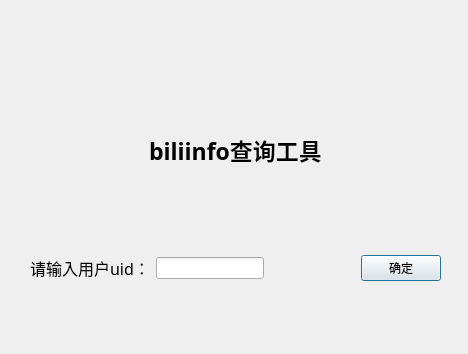
<?xml version="1.0" encoding="UTF-8"?>
<ui version="4.0">
 <class>Dialog</class>
 <widget class="QDialog" name="Dialog">
  <property name="geometry">
   <rect>
    <x>0</x>
    <y>0</y>
    <width>468</width>
    <height>354</height>
   </rect>
  </property>
  <property name="minimumSize">
   <size>
    <width>468</width>
    <height>354</height>
   </size>
  </property>
  <property name="maximumSize">
   <size>
    <width>468</width>
    <height>354</height>
   </size>
  </property>
  <property name="windowTitle">
   <string>biliinfo查询工具</string>
  </property>
  <widget class="QWidget" name="gridLayoutWidget">
   <property name="geometry">
    <rect>
     <x>30</x>
     <y>50</y>
     <width>411</width>
     <height>231</height>
    </rect>
   </property>
   <layout class="QGridLayout" name="gridLayout">
    <item row="1" column="0">
     <widget class="QLabel" name="stonetext2">
      <property name="sizePolicy">
       <sizepolicy hsizetype="Maximum" vsizetype="Preferred">
        <horstretch>0</horstretch>
        <verstretch>0</verstretch>
       </sizepolicy>
      </property>
      <property name="font">
       <font>
        <family>微软雅黑 Light</family>
        <pointsize>12</pointsize>
       </font>
      </property>
      <property name="text">
       <string notr="true">请输入用户uid：</string>
      </property>
      <property name="textFormat">
       <enum>Qt::AutoText</enum>
      </property>
      <property name="scaledContents">
       <bool>false</bool>
      </property>
      <property name="alignment">
       <set>Qt::AlignLeading|Qt::AlignLeft|Qt::AlignVCenter</set>
      </property>
      <property name="margin">
       <number>14</number>
      </property>
      <property name="textInteractionFlags">
       <set>Qt::LinksAccessibleByMouse</set>
      </property>
     </widget>
    </item>
    <item row="1" column="5">
     <widget class="QPushButton" name="button">
      <property name="text">
       <string>确定</string>
      </property>
     </widget>
    </item>
    <item row="0" column="0" colspan="6">
     <widget class="QLabel" name="stonetext">
      <property name="font">
       <font>
        <family>微软雅黑</family>
        <pointsize>17</pointsize>
        <weight>75</weight>
        <bold>true</bold>
       </font>
      </property>
      <property name="text">
       <string>biliinfo查询工具</string>
      </property>
      <property name="textFormat">
       <enum>Qt::AutoText</enum>
      </property>
      <property name="alignment">
       <set>Qt::AlignCenter</set>
      </property>
      <property name="wordWrap">
       <bool>false</bool>
      </property>
      <property name="margin">
       <number>0</number>
      </property>
      <property name="indent">
       <number>0</number>
      </property>
     </widget>
    </item>
    <item row="1" column="1">
     <widget class="QLineEdit" name="lineEdit">
      <property name="sizePolicy">
       <sizepolicy hsizetype="Maximum" vsizetype="Fixed">
        <horstretch>0</horstretch>
        <verstretch>0</verstretch>
       </sizepolicy>
      </property>
      <property name="layoutDirection">
       <enum>Qt::LeftToRight</enum>
      </property>
      <property name="inputMethodHints">
       <set>Qt::ImhPreferNumbers</set>
      </property>
      <property name="clearButtonEnabled">
       <bool>false</bool>
      </property>
     </widget>
    </item>
   </layout>
  </widget>
 </widget>
 <resources/>
 <connections>
  <connection>
   <sender>button</sender>
   <signal>clicked()</signal>
   <receiver>Dialog</receiver>
   <slot>accept()</slot>
   <hints>
    <hint type="sourcelabel">
     <x>402</x>
     <y>255</y>
    </hint>
    <hint type="destinationlabel">
     <x>233</x>
     <y>176</y>
    </hint>
   </hints>
  </connection>
 </connections>
</ui>
